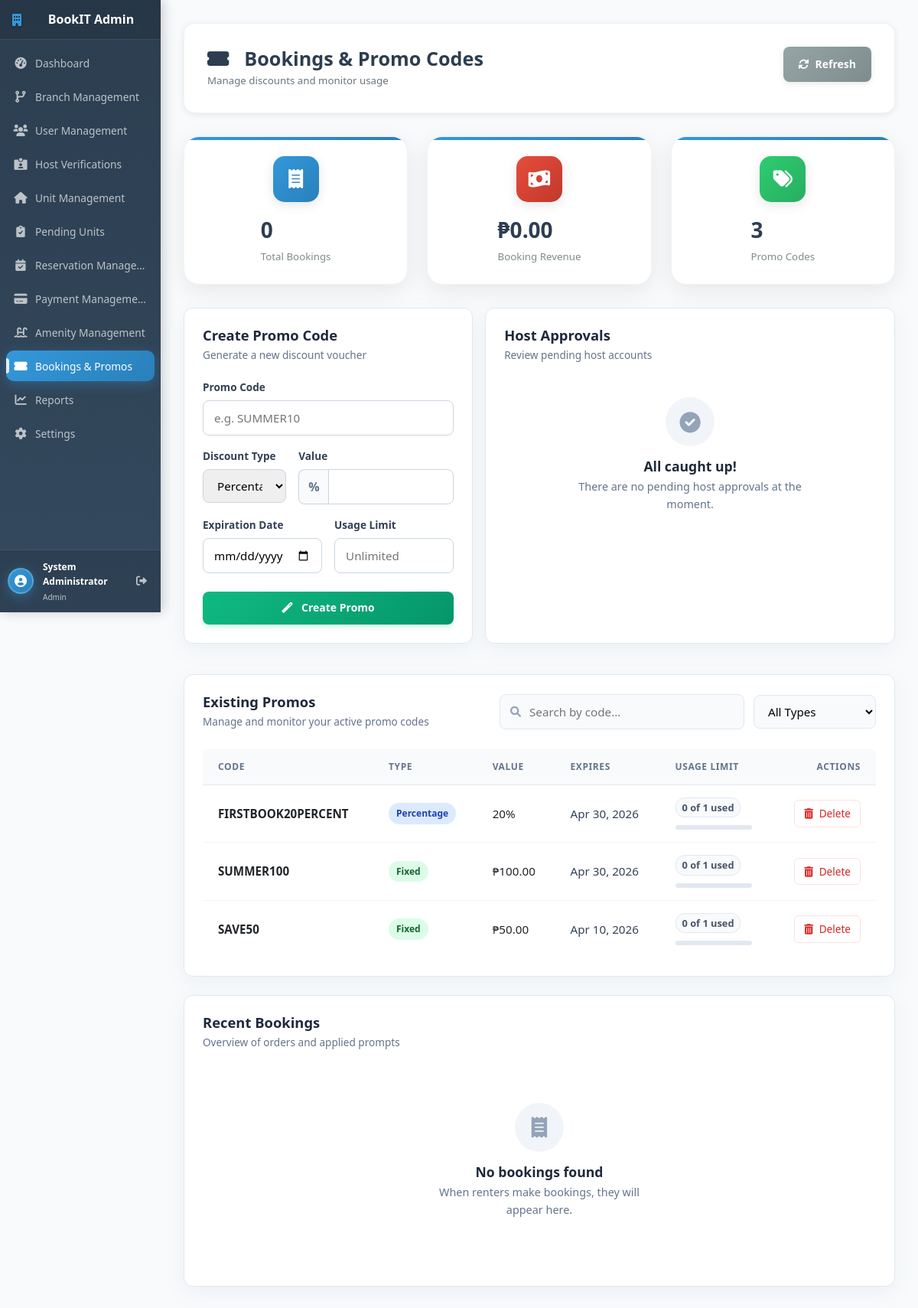
The page /admin/bookings_promos.php (signed in) on the database its author committed.
### tables this page shows
CREATE TABLE IF NOT EXISTS `promos` (
  `promo_id` int UNSIGNED NOT NULL AUTO_INCREMENT,
  `code` varchar(50) NOT NULL,
  `type` enum('percentage','fixed') NOT NULL,
  `value` decimal(10,2) NOT NULL,
  `expires_at` datetime DEFAULT NULL,
  `usage_limit` int UNSIGNED DEFAULT NULL,
  `used_count` int UNSIGNED NOT NULL DEFAULT '0',
  `is_active` tinyint(1) NOT NULL DEFAULT '1',
  `created_by` int UNSIGNED DEFAULT NULL,
  `created_at` timestamp NULL DEFAULT CURRENT_TIMESTAMP,
  `updated_at` timestamp NULL DEFAULT CURRENT_TIMESTAMP ON UPDATE CURRENT_TIMESTAMP,
  PRIMARY KEY (`promo_id`),
  UNIQUE KEY `promos_code_unique` (`code`),
  KEY `promos_is_active_index` (`is_active`),
  KEY `promos_expires_at_index` (`expires_at`)
);

### config/db.php (called while the page is built, shortened)
<?php
$conn = new mysqli(DB_HOST, DB_USER, DB_PASS, DB_NAME);
if (!function_exists('get_multiple_results')) {
    function get_multiple_results($sql, $params = []) {
        global $conn;
        $stmt = $conn->prepare($sql);
        if (!$stmt->execute()) {
            error_log("Execute failed: " . $stmt->error);
            $stmt->close();
            return [];
        }
        $result = $stmt->get_result();
        $results = [];
        if ($result) {
            while ($row = $result->fetch_assoc()) {
                $results[] = $row;
            }
        }
        return $results;
    }
}
if (!function_exists('column_exists')) {
    function column_exists($table, $column) {
        global $conn;
        $tableEsc = $conn->real_escape_string($table);
        $colEsc = $conn->real_escape_string($column);
        $sql = "SHOW COLUMNS FROM `" . $tableEsc . "` LIKE '" . $colEsc . "'";
        $res = $conn->query($sql);
        $exists = ($res->num_rows > 0);
        return $exists;
    }
}
?>

### admin/bookings_promos.php (the view, shortened to what this page needs)
<?php
include_once '../config/db.php';
$pending_hosts = get_multiple_results("SELECT user_id, full_name, email FROM users WHERE role = 'host' AND is_active = 0 ORDER BY created_at DESC");
$promos = get_multiple_results("SELECT * FROM promos ORDER BY created_at DESC");
$bookings = [];
if (function_exists('column_exists') && column_exists('bookings', 'booking_id')) {
    $bookings = get_multiple_results(
        "SELECT bk.*, u.full_name as renter_name, un.unit_number, un.unit_name
         FROM bookings bk
         LEFT JOIN users u ON bk.user_id = u.user_id
         LEFT JOIN units un ON bk.unit_id = un.unit_id
         ORDER BY bk.created_at DESC
         LIMIT 200"
    );
}
$total_promos = is_array($promos) ? count($promos) : 0;
$total_bookings = is_array($bookings) ? count($bookings) : 0;
$total_booking_revenue = 0.0;
?>
<!DOCTYPE html>
<html lang="en">
<head>
  <link href="https://cdn.jsdelivr.net/npm/bootstrap@5.1.3/dist/css/bootstrap.min.css" rel="stylesheet">
  <link href="https://cdnjs.cloudflare.com/ajax/libs/font-awesome/6.0.0/css/all.min.css" rel="stylesheet">
  <link href="../assets/css/sidebar-common.css" rel="stylesheet">
  <link href="../assets/css/admin/admin-common.css" rel="stylesheet">
  <link href="../assets/css/modals.css" rel="stylesheet">
  <link href="../assets/css/admin/manage_branch.css" rel="stylesheet">
  <link href="../assets/css/admin/bookings_promos.css?v=<?= time() ?>" rel="stylesheet">
</head>
<body>
<div class="d-flex">
  <?php include '../includes/sidebar.php'; ?>
  <main class="main-content flex-grow-1">
    <div class="page-header">
      <div>
        <h1 class="page-title mb-1">
          <i class="fas fa-ticket-alt me-2"></i>Bookings & Promo Codes
        </h1>
        <p class="text-muted">Manage discounts and monitor usage</p>
      </div>
      <div class="page-actions">
        <button type="button" class="btn-refresh" onclick="location.reload()">
          <i class="fas fa-sync-alt"></i> Refresh
        </button>
      </div>
    </div>
    <div class="summary-cards">
      <div class="card">
        <div class="card-icon"><i class="fas fa-receipt"></i></div>
        <div class="card-info">
          <h3><?= (int)$total_bookings ?></h3>
          <p>Total Bookings</p>
        </div>
      </div>
      <div class="card">
        <div class="card-icon"><i class="fas fa-money-bill-wave"></i></div>
        <div class="card-info">
          <h3>₱<?= number_format($total_booking_revenue, 2) ?></h3>
          <p>Booking Revenue</p>
        </div>
      </div>
      <div class="card">
        <div class="card-icon"><i class="fas fa-tags"></i></div>
        <div class="card-info">
          <h3><?= (int)$total_promos ?></h3>
          <p>Promo Codes</p>
        </div>
      </div>
    </div>
    <div class="row g-3">
      <div class="col-lg-5">
        <div class="saas-card h-100 mb-0">
          <div class="saas-card-header">
            <h2 class="saas-card-title">Create Promo Code</h2>
            <p class="saas-card-subtitle">Generate a new discount voucher</p>
          </div>
          <form method="POST" class="row g-3">
            <div class="col-12">
              <label class="saas-label">Promo Code</label>
              <input class="saas-input" name="code" placeholder="e.g. SUMMER10" required>
            </div>
            <div class="col-12 d-flex gap-3">
              <div class="flex-grow-1">
                <label class="saas-label">Discount Type</label>
                <select class="saas-select" name="type" id="promoType" onchange="updatePromoPrefix()">
                  <option value="percentage">Percentage (%)</option>
                </select>
              </div>
              <div class="flex-grow-1">
                <label class="saas-label">Value</label>
                <div class="input-group">
                  <span class="input-group-text saas-input-prefix" id="promoPrefix">%</span>
                  <input class="saas-input has-prefix" type="number" step="0.01" name="value" required>
                </div>
              </div>
            </div>
            <div class="col-md-6">
              <label class="saas-label">Expiration Date</label>
              <input class="saas-input" type="date" name="expires_at">
            </div>
            <div class="col-md-6">
              <label class="saas-label">Usage Limit</label>
              <input class="saas-input" type="number" name="usage_limit" min="1" placeholder="Unlimited">
            </div>
            <div class="col-12 mt-4">
              <button class="btn-saas-primary" type="submit"><i class="fas fa-magic me-2"></i> Create Promo</button>
            </div>
          </form>
        </div>
      </div>
      <div class="col-lg-7">
        <div class="saas-card h-100 mb-0">
          <div class="saas-card-header">
            <h2 class="saas-card-title">Host Approvals</h2>
            <p class="saas-card-subtitle">Review pending host accounts</p>
          </div>
          <div class="table-responsive border-0">
            <?php if (empty($pending_hosts)): ?>
              <div class="saas-empty-state py-4">
                <div class="empty-icon"><i class="fas fa-check-circle"></i></div>
                <h3 class="empty-title">All caught up!</h3>
                <p class="empty-desc">There are no pending host approvals at the moment.</p>
              </div>
            <?php endif; ?>
          </div>
        </div>
      </div>
    </div>
    <div class="row g-3 mt-4">
      <div class="col-lg-12">
        <div class="saas-card">
          <div class="saas-card-header d-flex flex-wrap justify-content-between align-items-center mb-4 gap-3">
            <div class="text-start">
              <h2 class="saas-card-title m-0">Existing Promos</h2>
              <p class="saas-card-subtitle m-0 mt-1">Manage and monitor your active promo codes</p>
            </div>
            <div class="saas-toolbar mb-0 d-flex justify-content-end align-items-center flex-nowrap" style="gap: 12px; width: max-content;">
              <div class="toolbar-search" style="width: 320px; flex: none;">
                <i class="fas fa-search"></i>
                <input type="text" class="saas-input" id="promoSearch" placeholder="Search by code..." onkeyup="filterPromos()">
              </div>
              <select class="saas-select toolbar-filter" style="width: 160px; min-width: 160px; flex: none;" id="promoFilter" onchange="filterPromos()">
                <option value="all">All Types</option>
              </select>
            </div>
          </div>
          <div class="table-responsive border-0">
            <?php if (empty($promos)): ?>
              <div class="saas-empty-state py-5">
                <div class="empty-icon"><i class="fas fa-tags"></i></div>
                <h3 class="empty-title">No promo codes yet</h3>
                <p class="empty-desc">Create your first promo code above to start offering discounts.</p>
              </div>
            <?php else: ?>
              <table class="saas-table" id="promoTable">
                <thead>
                  <tr>
                    <th>Code</th>
                    <th>Type</th>
                    <th>Value</th>
                    <th>Expires</th>
                    <th>Usage Limit</th>
                    <th class="text-end">Actions</th>
                  </tr>
                </thead>
                <tbody>
                <?php foreach ($promos as $p):
                  $type_badge = $p['type'] === 'percentage' ? 'badge-blue' : 'badge-green';
                  $used = (int)$p['used_count'];
                  $limit = $p['usage_limit'] !== null ? (int)$p['usage_limit'] : INF;
                ?>
                  <tr class="promo-row" data-code="<?= htmlspecialchars(strtolower($p['code'])) ?>" data-type="<?= htmlspecialchars($p['type']) ?>">
                    <td class="fw-bold text-dark">
                      <?= htmlspecialchars($p['code']) ?>
                    </td>
                    <td><span class="saas-badge <?= $type_badge ?>"><?= ucfirst(htmlspecialchars($p['type'])) ?></span></td>
                    <td class="fw-medium text-dark">
                      <?= $p['type'] === 'percentage' ? number_format((float)$p['value'], 0) . '%' : '₱' . number_format((float)$p['value'], 2) ?>
                    </td>
                    <td><?= $p['expires_at'] ? date('M j, Y', strtotime($p['expires_at'])) : '<span class="text-muted">No expiry</span>' ?></td>
                    <td>
                      <?php if ($limit === INF): ?>
                        <div class="usage-pill"><?= $used ?> used (Unlimited)</div>
                      <?php else: ?>
                        <div class="usage-pill mb-1"><?= $used ?> of <?= $limit ?> used</div>
                        <div class="usage-progress-wrapper">
                        </div>
                      <?php endif; ?>
                    </td>
                    <td class="text-end">
                      <button class="btn-saas-danger" onclick="openDeleteModal(<?= (int)$p['promo_id'] ?>, '<?= htmlspecialchars($p['code'], ENT_QUOTES) ?>')">
                        <i class="fas fa-trash-alt me-1"></i> Delete
                      </button>
                    </td>
                  </tr>
                <?php endforeach; ?>
                </tbody>
              </table>
            <?php endif; ?>
          </div>
        </div>
      </div>
    </div>
    <div class="row g-3">
      <div class="col-lg-12">
        <div class="saas-card">
          <div class="saas-card-header">
            <h2 class="saas-card-title">Recent Bookings</h2>
            <p class="saas-card-subtitle">Overview of orders and applied prompts</p>
          </div>
          <div class="table-responsive border-0">
            <?php if (!function_exists('column_exists') || !column_exists('bookings', 'booking_id')): ?>
              <div class="alert alert-warning mb-0 m-3 rounded-3 border-0">Run migration <code>007_create_bookings_promos_pricing.sql</code> to create the <code>bookings</code> table.</div>
            <?php elseif (empty($bookings)): ?>
              <div class="saas-empty-state py-5">
                <div class="empty-icon"><i class="fas fa-receipt"></i></div>
                <h3 class="empty-title">No bookings found</h3>
                <p class="empty-desc">When renters make bookings, they will appear here.</p>
              </div>
            <?php endif; ?>
          </div>
        </div>
      </div>
    </div>
  </main>
</div>
</body>
</html>

### assets/css/sidebar-common.css (style rules this page uses)
:root { --sidebar-width: 230px; }
@media (max-width: 1200px) { :root { --sidebar-width: 210px; } }

### assets/css/admin/admin-common.css (style rules this page uses)
:root { --primary-blue: #3498db; --primary-blue-dark: #2980b9; --primary-green: #2ecc71; --primary-green-dark: #27ae60; --primary-red: #e74c3c; --primary-red-dark: #c0392b; --primary-orange: #f39c12; --primary-orange-dark: #e67e22; --primary-purple: #9b59b6; --primary-purple-dark: #8e44ad; --primary-teal: #1abc9c; --primary-teal-dark: #16a085; --dark-text: #2c3e50; --medium-text: #7f8c8d; --light-text: #bdc3c7; --background-light: #f8f9fa; --background-medium: #e9ecef; --white: #ffffff; --spacing-xs: 8px; --spacing-sm: 12px; --spacing-md: 16px; --spacing-lg: 20px; --spacing-xl: 25px; --spacing-xxl: 30px; --radius-sm: 8px; --radius-md: 12px; --radius-lg: 15px; --radius-xl: 20px; --shadow-sm: 0 2px 8px rgba(0,0,0,0.1); --shadow-md: 0 8px 30px rgba(0,0,0,0.08); --shadow-lg: 0 12px 40px rgba(0,0,0,0.12); --shadow-hover: 0 15px 40px rgba(0,0,0,0.15); }
* { margin: 0; padding: 0; box-sizing: border-box; }
body { font-family: 'Segoe UI', Tahoma, Geneva, Verdana, sans-serif; font-size: 14px; background: linear-gradient(135deg, var(--background-light) 0%, var(--background-medium) 100%); color: var(--dark-text); line-height: 1.6; min-height: 100vh; overflow-x: hidden; }
.page-actions { display: flex; gap: var(--spacing-sm); flex-wrap: wrap; }
.btn-refresh, .btn-export { background: linear-gradient(135deg, #95a5a6 0%, #7f8c8d 100%); color: white; box-shadow: 0 4px 15px rgba(0, 0, 0, 0.15); }

### assets/css/admin/manage_branch.css (style rules this page uses)
.main-content { margin-left: var(--sidebar-width, 280px); padding: 30px; min-height: 100vh; background: linear-gradient(135deg, #f8f9fa 0%, #e9ecef 100%); transition: all 0.3s ease; flex-grow: 1; }
.page-header { display: flex; justify-content: space-between; align-items: flex-start; gap: 20px; margin-bottom: 30px; padding: 30px; background: white; border-radius: 15px; box-shadow: 0 2px 8px rgba(0, 0, 0, 0.08); border: 1px solid rgba(0, 0, 0, 0.05); }
.page-title { font-size: 1.8em; font-weight: 700; color: #2c3e50; margin: 0 0 8px 0; display: flex; align-items: center; gap: 12px; }
.page-header > div > p { margin: 0; color: #7f8c8d; font-size: 0.95em; }
.page-actions { display: flex; gap: 12px; flex-wrap: wrap; }
.btn-refresh, .btn-export, .btn-add { padding: 12px 20px; border: none; border-radius: 8px; cursor: pointer; display: flex; align-items: center; gap: 8px; font-weight: 600; transition: all 0.3s ease; font-size: 14px; box-shadow: 0 2px 8px rgba(0,0,0,0.1); }
.btn-refresh { background: linear-gradient(135deg, #95a5a6 0%, #7f8c8d 100%); color: white; }
.summary-cards { display: grid; grid-template-columns: repeat(auto-fit, minmax(220px, 1fr)); gap: 25px; margin-bottom: 30px; }
.card { background: white; border-radius: 20px; padding: 25px; box-shadow: 0 8px 30px rgba(0,0,0,0.08); display: flex; align-items: center; gap: 20px; transition: all 0.3s ease; border: 1px solid rgba(0,0,0,0.05); position: relative; overflow: hidden; }
.card::before { content: ''; position: absolute; top: 0; left: 0; right: 0; height: 4px; background: linear-gradient(90deg, #3498db, #2980b9); }
.card:nth-child(1) .card-icon { background: linear-gradient(135deg, #3498db 0%, #2980b9 100%); color: white; }
.card:nth-child(2) .card-icon { background: linear-gradient(135deg, #e74c3c 0%, #c0392b 100%); color: white; }
.card:nth-child(3) .card-icon { background: linear-gradient(135deg, #2ecc71 0%, #27ae60 100%); color: white; }
.card-icon { width: 60px; height: 60px; border-radius: 15px; display: flex; align-items: center; justify-content: center; font-size: 1.8em; box-shadow: 0 4px 15px rgba(0,0,0,0.1); }
.card-info h3 { margin: 0; font-size: 2em; color: #2c3e50; font-weight: 700; }
.card-info p { margin: 8px 0 0 0; color: #7f8c8d; font-size: 0.95em; font-weight: 500; }
.card, .table-card { animation: fadeInUp 0.6s ease-out; }

### rows shown on the page
promos: code "FIRSTBOOK20PERCENT", type "Percentage", value "20", expires_at "Apr 30, 2026", used_count "0", usage_limit "1"
promos: code "SUMMER100", type "Fixed", value "100.00", expires_at "Apr 30, 2026", used_count "0", usage_limit "1"
promos: code "SAVE50", type "Fixed", value "50.00", expires_at "Apr 10, 2026", used_count "0", usage_limit "1"

### other values the page prints
$_SESSION['fullname'] "System Administrator"
$_SESSION['role'] "Admin"
$total_bookings "0"
$total_booking_revenue "0.00"
$total_promos "3"
